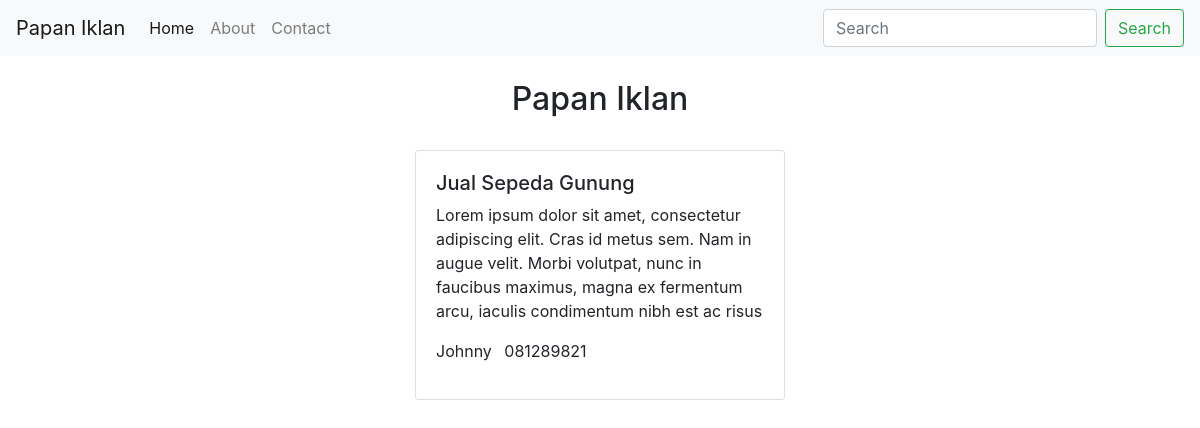
Screenshot of /iklan/1 with the database file from the repository.
### webapp/models.py (models this page shows, shortened)
class Iklan(models.Model):
    nama = models.CharField(max_length=200)
    judul = models.CharField(max_length=200)
    deskripsi = models.TextField()
    phone = models.CharField(max_length=20)
    email = models.CharField(max_length=200, blank=True, null=True)

### webapp/views.py (the view)
# urls.py: path('iklan/<int:id>', DetailIklanView.as_view() , name="iklan-detail"),
class DetailIklanView(TemplateView):
    template_name = 'detail.html'
    id = None
    def get(self, request, id):
        iklan = Iklan.objects.get(id=id)
        return render(request, self.template_name, {'object':iklan})

### templates/detail.html (shortened to what this page needs)
{% extends 'base.html' %}
{% block content %}
<div class="row">
    <div class="col text-center">
        <h2>Papan Iklan</h2>
    </div>
</div>
    <div class="row mt-4">
        <div class="col-lg-4 offset-lg-4">
            <div class="card">
                <div class="card-body">
                    <h5>{{object.judul}}</h5>
                    <p>{{object.deskripsi}}</p>
                    <ul class="list-inline">
                        <li class="list-inline-item">{{object.nama}}</li>
                        <li class="list-inline-item">{{object.phone}}</li>
                    </ul>
                </div>
            </div>
        </div>
    </div>
{% endblock content %}

### rows the page displays
Iklan: judul "Jual Sepeda Gunung", deskripsi "Lorem ipsum dolor sit amet, consectetur adipiscing elit. Cras id metus sem. Nam in augue velit. Morbi volutpat, nunc in faucibus maximus, magna ex fermentum arcu, iaculis condimentum nibh est ac risus", nama "Johnny", phone "081289821"
